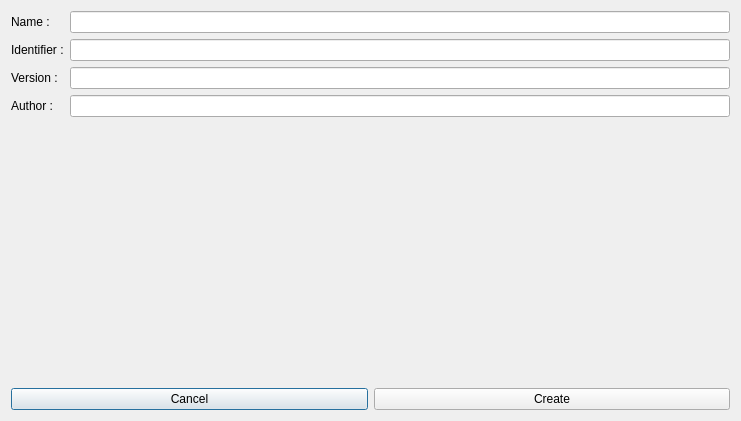
<?xml version="1.0" encoding="UTF-8"?>
<ui version="4.0">
 <class>DlgNewTemplate</class>
 <widget class="QDialog" name="DlgNewTemplate">
  <property name="geometry">
   <rect>
    <x>0</x>
    <y>0</y>
    <width>741</width>
    <height>421</height>
   </rect>
  </property>
  <property name="windowTitle">
   <string>Dialog</string>
  </property>
  <layout class="QVBoxLayout" name="verticalLayout">
   <item>
    <layout class="QFormLayout" name="formLayout">
     <item row="0" column="0">
      <widget class="QLabel" name="label">
       <property name="text">
        <string>Name :</string>
       </property>
      </widget>
     </item>
     <item row="0" column="1">
      <widget class="QLineEdit" name="leName"/>
     </item>
     <item row="1" column="0">
      <widget class="QLabel" name="label_2">
       <property name="text">
        <string>Identifier :</string>
       </property>
      </widget>
     </item>
     <item row="2" column="0">
      <widget class="QLabel" name="label_3">
       <property name="text">
        <string>Version :</string>
       </property>
      </widget>
     </item>
     <item row="3" column="0">
      <widget class="QLabel" name="label_4">
       <property name="text">
        <string>Author :</string>
       </property>
      </widget>
     </item>
     <item row="1" column="1">
      <widget class="QLineEdit" name="leIdentifier"/>
     </item>
     <item row="2" column="1">
      <widget class="QLineEdit" name="leVersion"/>
     </item>
     <item row="3" column="1">
      <widget class="QLineEdit" name="leAuthor"/>
     </item>
    </layout>
   </item>
   <item>
    <spacer name="verticalSpacer">
     <property name="orientation">
      <enum>Qt::Vertical</enum>
     </property>
     <property name="sizeHint" stdset="0">
      <size>
       <width>20</width>
       <height>40</height>
      </size>
     </property>
    </spacer>
   </item>
   <item>
    <layout class="QHBoxLayout" name="horizontalLayout">
     <item>
      <widget class="QPushButton" name="btnCancel">
       <property name="text">
        <string>Cancel</string>
       </property>
      </widget>
     </item>
     <item>
      <widget class="QPushButton" name="btnCreate">
       <property name="text">
        <string>Create</string>
       </property>
      </widget>
     </item>
    </layout>
   </item>
  </layout>
 </widget>
 <resources/>
 <connections/>
</ui>
